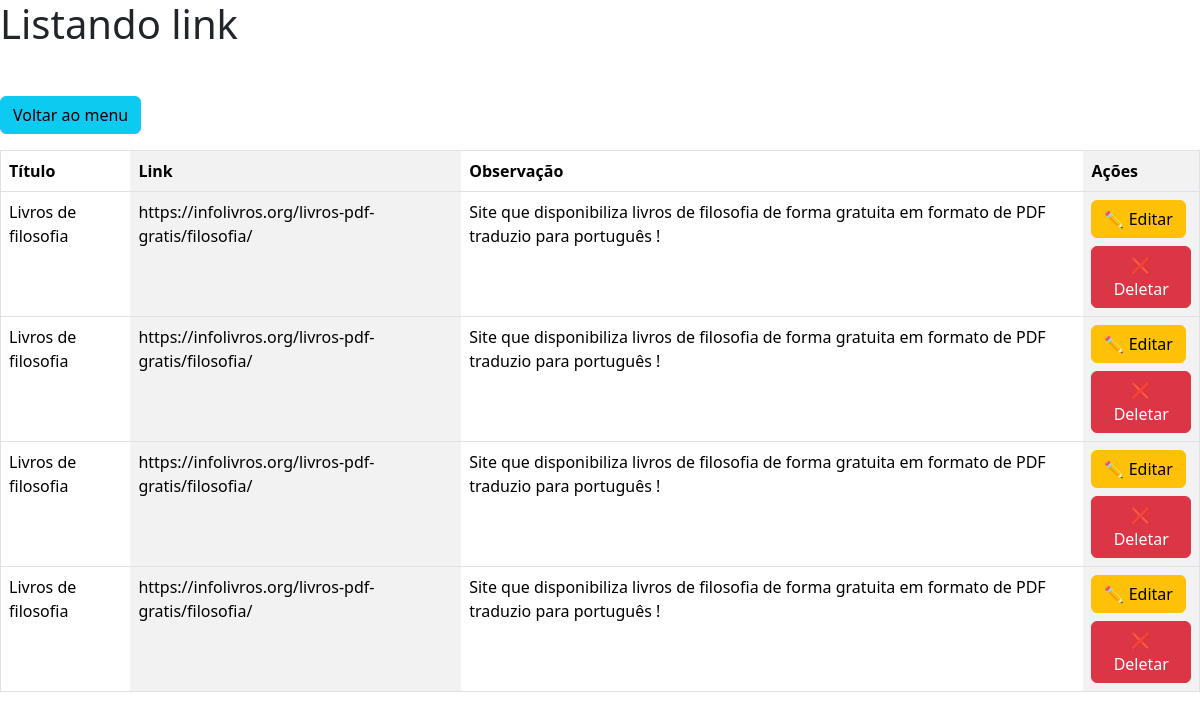
The app's page /listar_link/, older data.
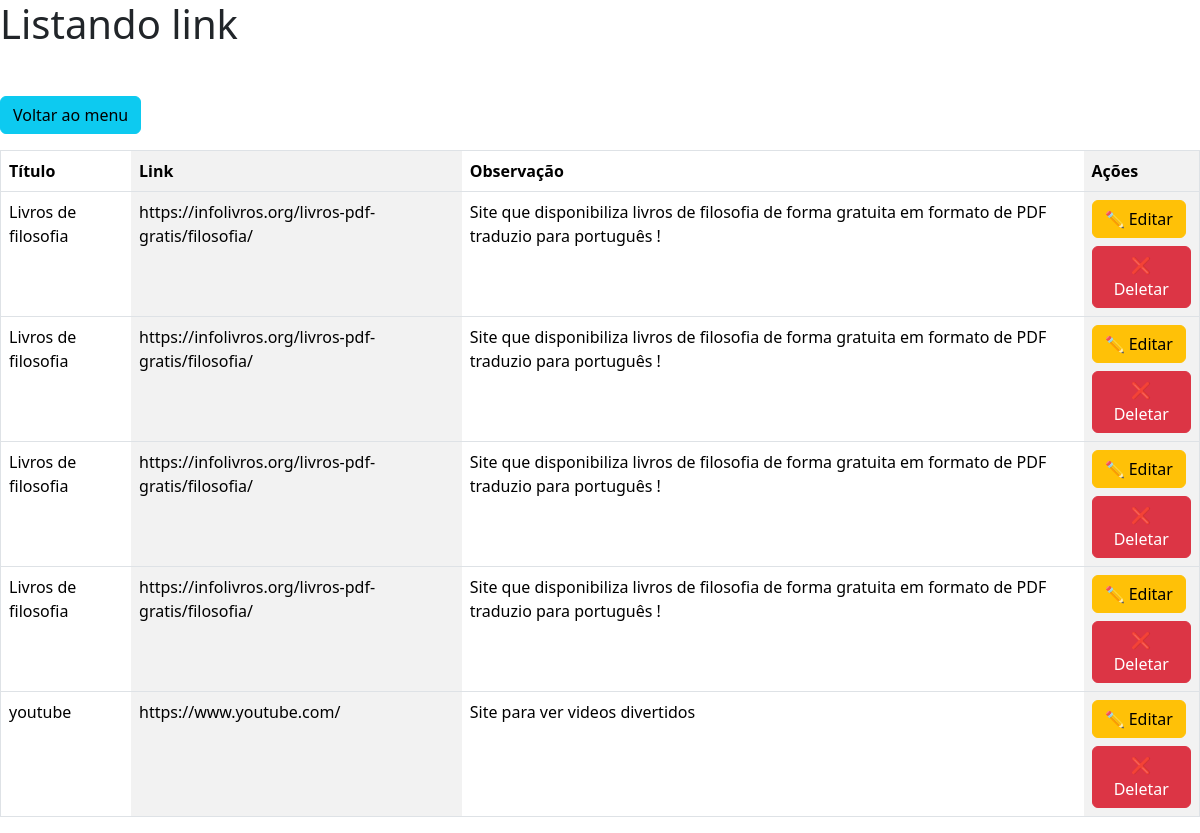
The same page, newer data.
### core/models.py (models this page shows, shortened)
class LinkModel(models.Model):
    titulo = models.CharField(max_length=150)
    link = models.URLField(max_length=500)
    observacao = models.TextField(blank=True)

### core/views.py (the view)
# urls.py: path('listar_link/', listar_link, name='listar_link'),
def listar_link(request):
    links = LinkModel.objects.all()
    return render(request, 'listar_link.html', {'links': links, 'titulo_pagina': 'lista de links'})

### core/templates/listar_link.html (shortened to what this page needs)
<!DOCTYPE html>
<html lang="pt-br">
<head>
    <link href="https://cdn.jsdelivr.net/npm/bootstrap@5.3.8/dist/css/bootstrap.min.css" rel="stylesheet">
</head>
<body>
    <h1 class="mb-5">Listando link</h1>
    <a href="{% url 'index' %}">
        <button type="submit" class="mb-3 btn btn-info">Voltar ao menu</button>
    </a>
    <table border="1" class="table table-striped-columns">
        <thead>
            <tr>
                <th>Título</th>
                <th>Link</th>
                <th>Observação</th>
                <th>Ações</th>
            </tr>
        </thead>
        <tbody >
            {% for link in links %}
            <tr>
                <td>{{ link.titulo }}</td>
                <td>{{ link.link }}</td>
                <td>{{ link.observacao }}</td>
                <td>
                    <a href="{% url 'editar_link' link.id %}">
                        <button type="button" class="btn btn-warning mb-2">✏️ Editar</button>
                    </a>
                    <form action="{% url 'deletar_link' link.id %}" method='post'>
                        <button type="submit"class="btn btn-danger">❌ Deletar</button>
                    </form>
                </td>
            </tr>
            {% empty %}
            <tr>
                <td colspan="5">Nenhum link cadastrado.</td>
            </tr>
            {% endfor %}
        </tbody>
    </table>
</body>
</html>

Row changes from the older to the newer data that the page shows:
added LinkModel: titulo "youtube", link "https://www.youtube.com/", observacao "Site para ver videos divertidos"
